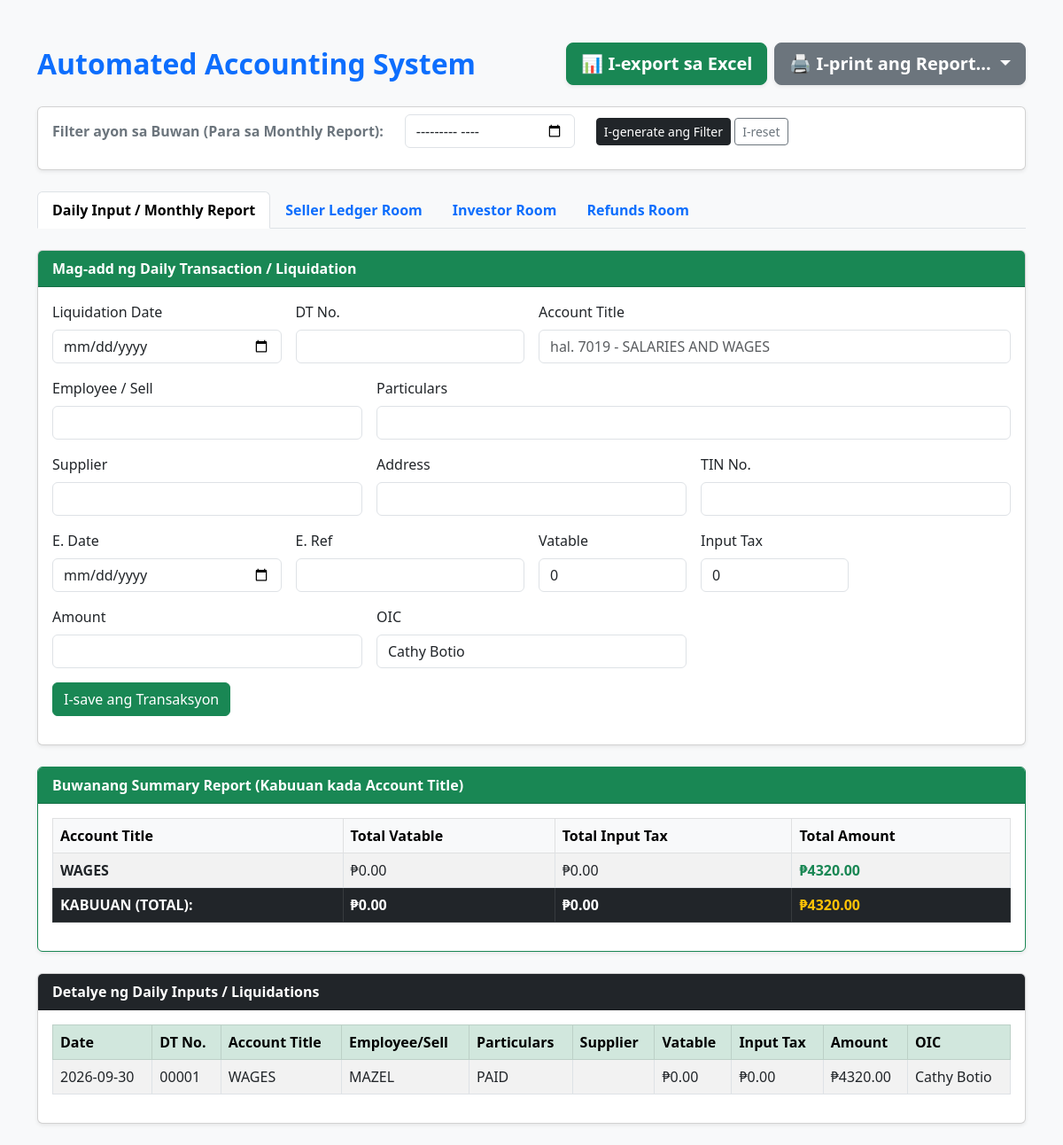
The page / on the database its author committed.
### tables this page shows
CREATE TABLE daily_inputs (
            id INTEGER PRIMARY KEY AUTOINCREMENT,
            liquidation_date TEXT,
            dt_no TEXT,
            account_title TEXT,
            employee_sell TEXT,
            particulars TEXT,
            supplier TEXT,
            address TEXT,
            tin_no TEXT,
            e_date TEXT,
            e_ref TEXT,
            vatable REAL,
            input_tax REAL,
            amount REAL,
            oic TEXT
        );

### app.py (the view)
@app.route('/')
def index():
    conn = get_db_connection()
    selected_month = request.args.get('month', '')
    if selected_month:
        daily_data = conn.execute("SELECT * FROM daily_inputs WHERE liquidation_date LIKE ? ORDER BY liquidation_date DESC", (selected_month + '%',)).fetchall()
        daily_summary = conn.execute("""
            SELECT account_title, SUM(amount) as total_amount, SUM(vatable) as total_vatable, SUM(input_tax) as total_tax
            FROM daily_inputs WHERE liquidation_date LIKE ?
            GROUP BY account_title
        """, (selected_month + '%',)).fetchall()
    else:
        daily_data = conn.execute("SELECT * FROM daily_inputs ORDER BY liquidation_date DESC").fetchall()
        daily_summary = conn.execute("""
            SELECT account_title, SUM(amount) as total_amount, SUM(vatable) as total_vatable, SUM(input_tax) as total_tax
            FROM daily_inputs
            GROUP BY account_title
        """).fetchall()
    sellers = conn.execute('SELECT * FROM sellers').fetchall()
    seller_data = []
    for s in sellers:
        last_tx = conn.execute('SELECT balance FROM seller_ledger WHERE seller_id = ? ORDER BY id DESC LIMIT 1', (s['id'],)).fetchone()
        balance = last_tx['balance'] if last_tx else s['tcp']
        seller_data.append({
            'id': s['id'],
            'seller_name': s['seller_name'],
            'project_name': s['project_name'],
            'tcp': s['tcp'],
            'balance': balance
        })
    if selected_month:
        ledger_history = conn.execute('''
            SELECT sl.*, s.seller_name, s.project_name, s.tcp
            FROM seller_ledger sl
            JOIN sellers s ON sl.seller_id = s.id
            WHERE sl.date LIKE ?
            ORDER BY sl.id DESC
        ''', (selected_month + '%',)).fetchall()
        refund_data = conn.execute("SELECT * FROM refunds WHERE date LIKE ? ORDER BY date DESC", (selected_month + '%',)).fetchall()
        investor_data = conn.execute("SELECT * FROM investor_ledger WHERE date LIKE ? ORDER BY date DESC", (selected_month + '%',)).fetchall()
    else:
        ledger_history = conn.execute('''
            SELECT sl.*, s.seller_name, s.project_name, s.tcp
            FROM seller_ledger sl
            JOIN sellers s ON sl.seller_id = s.id
            ORDER BY sl.id DESC
        ''').fetchall()
        refund_data = conn.execute("SELECT * FROM refunds ORDER BY date DESC").fetchall()
        investor_data = conn.execute("SELECT * FROM investor_ledger ORDER BY date DESC").fetchall()
    conn.close()
    return render_template('index.html',
                           daily_data=daily_data,
                           daily_summary=daily_summary,
                           sellers=sellers,
                           seller_data=seller_data,
                           ledger_history=ledger_history,
                           refund_data=refund_data,
                           investor_data=investor_data,
                           selected_month=selected_month)

### app.py (called while the page is built)
def get_db_connection():
    conn = sqlite3.connect('accounting_system.db')
    conn.row_factory = sqlite3.Row
    return conn

### templates/index.html (shortened to what this page needs)
﻿<!DOCTYPE html>
<html lang="en">
<head>
    <link href="https://cdn.jsdelivr.net/npm/bootstrap@5.3.0/dist/css/bootstrap.min.css" rel="stylesheet">
</head>
<body class="bg-light">
    <div class="container py-4">
        <div class="d-flex justify-content-between align-items-center mb-4 no-print">
            <h2 class="text-primary fw-bold mb-0">Automated Accounting System</h2>
            <div class="d-flex gap-2">
                <a href="/export_excel{% if selected_month %}?month={{ selected_month }}{% endif %}" class="btn btn-success btn-lg fw-bold shadow-sm">
                    📊 I-export sa Excel
                </a>
                <div class="dropdown">
                    <button class="btn btn-secondary btn-lg fw-bold shadow-sm dropdown-toggle" type="button" id="printMenuButton" data-bs-toggle="dropdown" aria-expanded="false">
                        🖨️ I-print ang Report...
                    </button>
                </div>
            </div>
        </div>
        <div class="card shadow-sm mb-4 bg-white no-print">
            <div class="card-body py-2">
                <form method="GET" action="/" class="row align-items-center">
                    <div class="col-auto fw-bold text-secondary">Filter ayon sa Buwan (Para sa Monthly Report):</div>
                    <div class="col-auto">
                        <input type="month" class="form-control" name="month" value="{{ selected_month }}">
                    </div>
                    <div class="col-auto">
                        <button type="submit" class="btn btn-dark btn-sm">I-generate ang Filter</button>
                        <a href="/" class="btn btn-outline-secondary btn-sm">I-reset</a>
                    </div>
                </form>
            </div>
        </div>
        <ul class="nav nav-tabs mb-4 no-print" id="accountingTab" role="tablist">
            <li class="nav-item" role="presentation">
                <button class="nav-link active fw-bold" id="daily-tab" data-bs-toggle="tab" data-bs-target="#daily" type="button" role="tab">Daily Input / Monthly Report</button>
            </li>
            <li class="nav-item" role="presentation">
                <button class="nav-link fw-bold" id="seller-tab" data-bs-toggle="tab" data-bs-target="#seller" type="button" role="tab">Seller Ledger Room</button>
            </li>
            <li class="nav-item" role="presentation">
                <button class="nav-link fw-bold" id="investor-tab" data-bs-toggle="tab" data-bs-target="#investor" type="button" role="tab">Investor Room</button>
            </li>
            <li class="nav-item" role="presentation">
                <button class="nav-link fw-bold" id="refund-tab" data-bs-toggle="tab" data-bs-target="#refund" type="button" role="tab">Refunds Room</button>
            </li>
        </ul>
        <div class="tab-content" id="accountingTabContent">
            <div class="tab-pane fade show active" id="daily" role="tabpanel">
                <div class="card shadow-sm mb-4 no-print">
                    <div class="card-header bg-success text-white fw-bold">Mag-add ng Daily Transaction / Liquidation</div>
                    <div class="card-body">
                        <form action="/add_daily" method="POST" class="row g-3">
                            <div class="col-md-3"><label class="form-label">Liquidation Date</label><input type="date" class="form-control" name="liquidation_date" required></div>
                            <div class="col-md-3"><label class="form-label">DT No.</label><input type="text" class="form-control" name="dt_no" required></div>
                            <div class="col-md-6"><label class="form-label">Account Title</label><input type="text" class="form-control" name="account_title" placeholder="hal. 7019 - SALARIES AND WAGES" required></div>
                            <div class="col-md-4"><label class="form-label">Employee / Sell</label><input type="text" class="form-control" name="employee_sell" required></div>
                            <div class="col-md-8"><label class="form-label">Particulars</label><input type="text" class="form-control" name="particulars" required></div>
                            <div class="col-md-4"><label class="form-label">Supplier</label><input type="text" class="form-control" name="supplier"></div>
                            <div class="col-md-4"><label class="form-label">Address</label><input type="text" class="form-control" name="address"></div>
                            <div class="col-md-4"><label class="form-label">TIN No.</label><input type="text" class="form-control" name="tin_no"></div>
                            <div class="col-md-3"><label class="form-label">E. Date</label><input type="date" class="form-control" name="e_date"></div>
                            <div class="col-md-3"><label class="form-label">E. Ref</label><input type="text" class="form-control" name="e_ref"></div>
                            <div class="col-md-2"><label class="form-label">Vatable</label><input type="number" step="0.01" class="form-control" name="vatable" value="0"></div>
                            <div class="col-md-2"><label class="form-label">Input Tax</label><input type="number" step="0.01" class="form-control" name="input_tax" value="0"></div>
                            <div class="col-md-4"><label class="form-label">Amount</label><input type="number" step="0.01" class="form-control" name="amount" required></div>
                            <div class="col-md-4"><label class="form-label">OIC</label><input type="text" class="form-control" name="oic" value="Cathy Botio" required></div>
                            <div class="col-12"><button type="submit" class="btn btn-success">I-save ang Transaksyon</button></div>
                        </form>
                    </div>
                </div>
                <div class="card shadow-sm mb-4 border-success">
                    <div class="card-header bg-success text-white fw-bold">Buwanang Summary Report (Kabuuan kada Account Title)</div>
                    <div class="card-body table-responsive" id="print_daily_summary">
                        <table class="table table-bordered table-striped">
                            <thead>
                                <tr class="table-light"><th>Account Title</th><th>Total Vatable</th><th>Total Input Tax</th><th>Total Amount</th></tr>
                            </thead>
                            <tbody>
                                {% set ns = namespace(tot_amt=0, tot_tax=0, tot_vat=0) %}
                                {% for s in daily_summary %}
                                {% set ns.tot_amt = ns.tot_amt + s.total_amount %}
                                {% set ns.tot_tax = ns.tot_tax + s.total_tax %}
                                {% set ns.tot_vat = ns.tot_vat + s.total_vatable %}
                                <tr>
                                    <td class="fw-bold">{{ s.account_title }}</td>
                                    <td>₱{{ "%.2f"|format(s.total_vatable) }}</td>
                                    <td>₱{{ "%.2f"|format(s.total_tax) }}</td>
                                    <td class="fw-bold text-success">₱{{ "%.2f"|format(s.total_amount) }}</td>
                                </tr>
                                {% else %}
                                <tr><td colspan="4" class="text-center text-muted">Walang datos.</td></tr>
                                {% endfor %}
                            </tbody>
                            {% if daily_summary %}
                            <tfoot>
                                <tr class="table-dark">
                                    <th>KABUUAN (TOTAL):</th><th>₱{{ "%.2f"|format(ns.tot_vat) }}</th><th>₱{{ "%.2f"|format(ns.tot_tax) }}</th><th class="text-warning">₱{{ "%.2f"|format(ns.tot_amt) }}</th>
                                </tr>
                            </tfoot>
                            {% endif %}
                        </table>
                    </div>
                </div>
                <div class="card shadow-sm">
                    <div class="card-header bg-dark text-white fw-bold">Detalye ng Daily Inputs / Liquidations</div>
                    <div class="card-body table-responsive" id="print_daily_details">
                        <table class="table table-bordered table-striped text-small">
                            <thead>
                                <tr class="table-success"><th>Date</th><th>DT No.</th><th>Account Title</th><th>Employee/Sell</th><th>Particulars</th><th>Supplier</th><th>Vatable</th><th>Input Tax</th><th>Amount</th><th>OIC</th></tr>
                            </thead>
                            <tbody>
                                {% for row in daily_data %}
                                <tr><td>{{ row.liquidation_date }}</td><td>{{ row.dt_no }}</td><td>{{ row.account_title }}</td><td>{{ row.employee_sell }}</td><td>{{ row.particulars }}</td><td>{{ row.supplier }}</td><td>₱{{ "%.2f"|format(row.vatable) }}</td><td>₱{{ "%.2f"|format(row.input_tax) }}</td><td>₱{{ "%.2f"|format(row.amount) }}</td><td>{{ row.oic }}</td></tr>
                                {% endfor %}
                            </tbody>
                        </table>
                    </div>
                </div>
            </div>
        </div>
    </div>
</body>
</html>

### rows shown on the page
daily_inputs: account_title "WAGES", total_vatable "0.00", total_tax "0.00", total_amount "4320.00", liquidation_date "2026-09-30", dt_no "00001", employee_sell "MAZEL", particulars "PAID", vatable "0.00", input_tax "0.00", amount "4320.00", oic "Cathy Botio"

### other values the page prints
{{ "%.2f"|format(ns.tot_vat) }} "0.00"
{{ "%.2f"|format(ns.tot_tax) }} "0.00"
{{ "%.2f"|format(ns.tot_amt) }} "4320.00"
